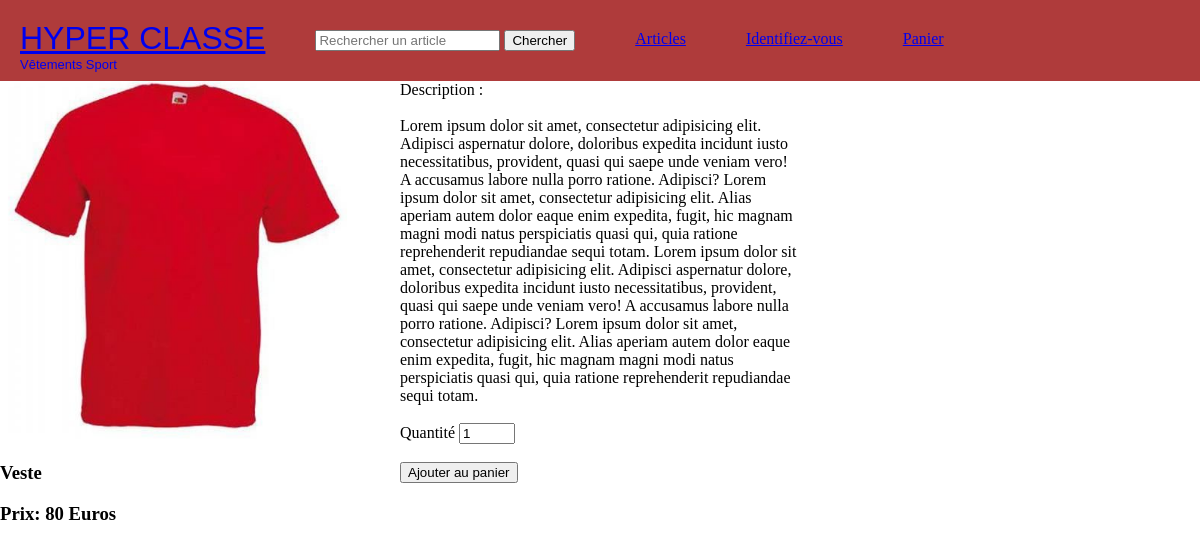
/index.php?product&id=3, run on the app's committed database.
### tables this page shows
CREATE TABLE IF NOT EXISTS `products` (
  `id` int(11) NOT NULL AUTO_INCREMENT,
  `item` varchar(11) NOT NULL,
  `price` int(11) NOT NULL,
  `photo` varchar(30) NOT NULL,
  `description` varchar(1000) NOT NULL,
  PRIMARY KEY (`id`)
);

### controllers/Products_controller.php (called while the page is built, shortened)
<?php
require_once './models/Product.php';
class Products_controller
{
    public function product()
    {
        $product = new Product();
        $product = $product->getProduct();
        require_once 'views/product_view.php';
    }
}

### models/Model.php (called while the page is built, shortened)
<?php
trait Model
{
    public function __construct()
    {
        try {
            $this->pdo = new PDO('mysql:host=localhost;dbname=hyperclasse;charset=utf8mb4;port=3306', 'root', '');
        } catch (PDOException $e) {
            echo 'La connexion à la base de données a échoué';
            $e->getMessage();
        }
    }
}

### models/Product.php (called while the page is built, shortened)
<?php
require_once 'Model.php';
class Product
{
    public function getProduct()
    {
        $stmt = $this->pdo->prepare('SELECT * FROM products WHERE id = ?');
        $product = null;
        if ($stmt->execute([$_GET['id']])) {
            $product = $stmt->fetchObject();
        }
        return $product;
    }
}

### views/product_view.php (the view, shortened to what this page needs)
<?php
if (is_null($product)) {
    $contents = 'Cet article n\'existe pas ';
} else {
?>
<div class="article">
    <div>
        <img src="photos/<?php echo $product->photo ?>" width="350">
        <h3><?php echo $product->item ?></h3>
        <h3>Prix: <?php echo $product->price ?> Euros</h3>
    </div>
    <div>
        <?php echo 'Description : <br><br>'. $product->description ?><br><br>
        <form action="cart.php" method="post">
            <label for="quantity">Quantité</label>
            <input type="number" max="99" min="1" name="quantity" value="1"><br><br>
            <input type="submit" name="add" value="Ajouter au panier">
        </form>
    </div>
</div>
<?php
}
require_once 'layout.php';

### views/style.css (style rules this page uses)
html, body { height: border-box; margin: 0; background: white; }
.article { display: grid; grid-template-columns: 400px 400px 400px ; }

### data on the page
products: photo (picture), item "Veste", price "80", description "Lorem ipsum dolor sit amet, consectetur adipisicing elit. Adipisci aspernatur dolore, doloribus expedita incidunt iusto necessitatibus, provident, quasi qui saepe unde veniam vero! A accusamus labore nulla porro ratione. Adipisci? Lorem ipsum dolor sit amet, consectetur adipisicing elit. Alias aperiam autem dolor eaque enim expedita, fugit, hic magnam magni modi natus perspiciatis quasi qui, quia ratione reprehenderit repudiandae sequi totam. Lorem ipsum dolor sit amet, consectetur adipisicing elit. Adipisci aspernatur dolore, doloribus expedita incidunt iusto necessitatibus, provident, quasi qui saepe unde veniam vero! A accusamus labore nulla porro ratione. Adipisci? Lorem ipsum dolor sit…"
